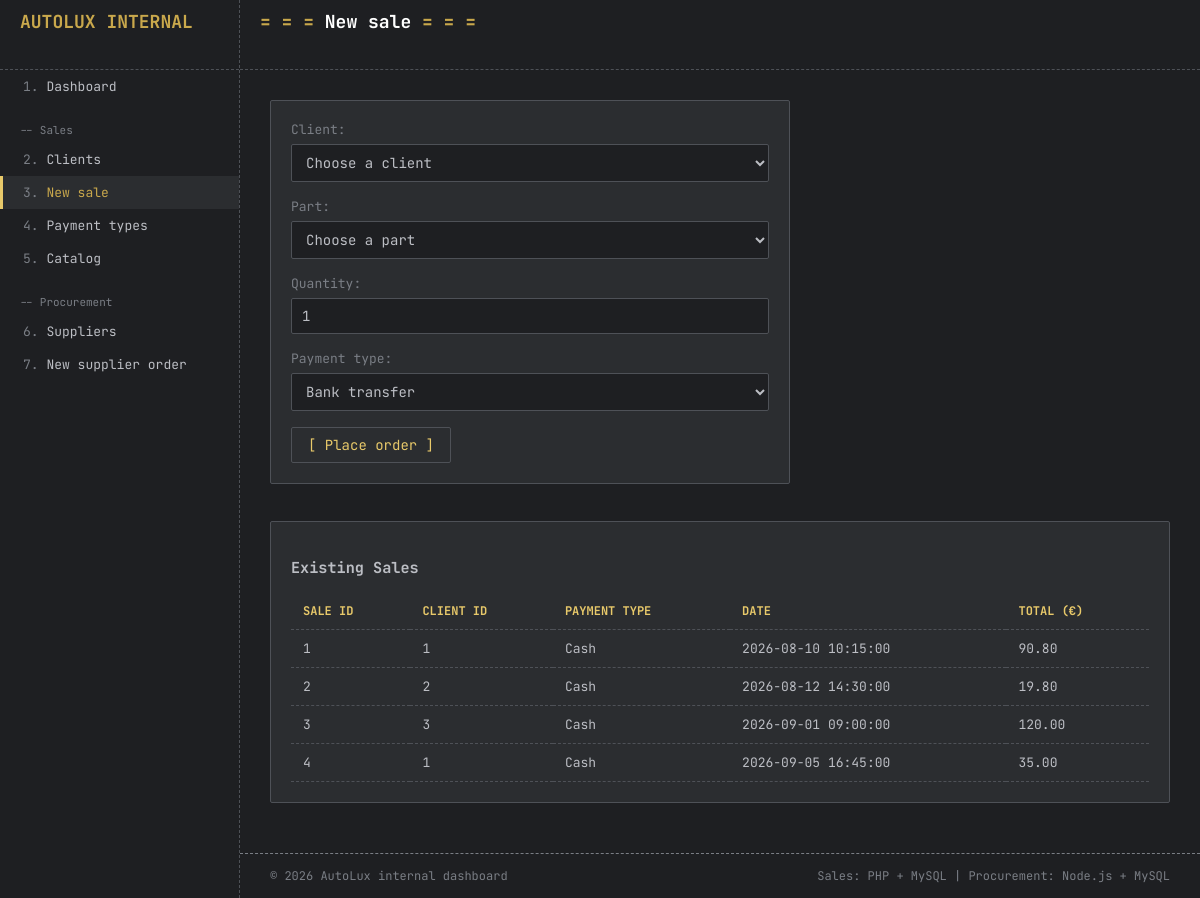
Page /Presentation/sale.php on the committed database.
### tables this page shows
CREATE TABLE `sales` (
  `id` int(11) NOT NULL AUTO_INCREMENT,
  `client_id` int(11) NOT NULL,
  `payment_type` varchar(30) NOT NULL DEFAULT 'Cash',
  `sale_date` datetime DEFAULT current_timestamp(),
  `total` decimal(10,2) NOT NULL,
  PRIMARY KEY (`id`),
  KEY `client_id` (`client_id`),
  CONSTRAINT `sales_ibfk_1` FOREIGN KEY (`client_id`) REFERENCES `clients` (`id`)
);

### Sales_backend/CRUD/payment_types_crud.php (called while the page is built, shortened)
<?php
function getAllPaymentTypes($pdo){
    $cmdRead = $pdo->query("select id, name from payment_types order by name");
    $allPaymentTypes = $cmdRead->fetchAll();
    return $allPaymentTypes;
}
?>

### Sales_backend/CRUD/sales_crud.php (called while the page is built, shortened)
<?php
function getAllSales($pdo){
    $cmdRead = $pdo->query("select id, client_id, payment_type, sale_date, total from sales");
    $allSales = $cmdRead->fetchAll();
    return $allSales;
}
?>

### Presentation/sale.php (the view, shortened to what this page needs)
<?php
require_once "../Sales_backend/db.php";
require_once "../Sales_backend/crud/sales_crud.php";
require_once "../Sales_backend/crud/payment_types_crud.php";
$paymentTypes = getAllPaymentTypes($pdo);
$sales = getAllSales($pdo);
require_once "header.php";
?>
<div class="card form-card">
    <form id="sale-form">
        <div class="form-group">
            <label>Client</label>
            <select id="client">
                <option value="">Choose a client</option>
            </select>
        </div>
        <div class="form-group">
            <label>Part</label>
            <select id="material">
                <option value="">Choose a part</option>
            </select>
        </div>
        <div class="form-group">
            <label>Quantity</label>
            <input type="number" id="quantity" min="1" value="1">
        </div>
        <div class="form-group">
            <label>Payment type</label>
            <select id="payment">
                <?php foreach ($paymentTypes as $type) { ?>
                <option value="<?php echo $type["name"]; ?>"><?php echo $type["name"]; ?></option>
                <?php } ?>
            </select>
        </div>
        <button type="submit" class="btn">Place order</button>
    </form>
</div>
<br>
<div class="card">
    <h3>Existing Sales</h3>
    <table class="data-table">
        <thead>
            <tr>
                <th>Sale ID</th>
                <th>Client ID</th>
                <th>Payment Type</th>
                <th>Date</th>
                <th>Total (€)</th>
            </tr>
        </thead>
        <tbody>
            <?php if (!empty($sales)) { ?>
                <?php foreach ($sales as $sale) { ?>
                    <tr>
                        <td><?php echo htmlspecialchars($sale["id"] ?? ''); ?></td>
                        <td><?php echo htmlspecialchars($sale["client_id"] ?? ''); ?></td>
                        <td><?php echo htmlspecialchars($sale["payment_type"] ?? ''); ?></td>
                        <td><?php echo htmlspecialchars($sale["sale_date"] ?? ''); ?></td>
                        <td><?php echo htmlspecialchars($sale["total"] ?? ''); ?></td>
                    </tr>
                <?php } ?>
            <?php } else { ?>
                <tr>
                    <td colspan="5">No sales found.</td>
                </tr>
            <?php } ?>
        </tbody>
    </table>
</div>
<?php require_once "footer.php"; ?>

### Presentation/css/style.css (style rules this page uses)
* { box-sizing: border-box; }
:root { --primary-color: #1e1f22; --secondary-color: #2b2d30; --tertiary-color: ; --text-primary: #bcbec4; --text-secondary: #7a7e85; --text-tertiary: ; --accent-gold: #c9a84c; --accent-gold-light: #e8c96a; --border-color: #4e5157; }
body { margin: 0; font-family: 'JetBrains Mono', Consolas, 'Courier New', monospace; font-size: 13px; background-color: var(--primary-color); color: var(--text-primary); }
.card { background-color: var(--secondary-color); border: 1px solid var(--border-color); border-radius: 2px; padding: 20px; margin-bottom: 20px; }
.data-table { width: 100%; border-collapse: collapse; }
.data-table th { text-align: left; color: var(--accent-gold-light); text-transform: uppercase; font-size: 12px; padding: 10px 12px; border-bottom: 1px dashed var(--border-color); }
.data-table td { padding: 10px 12px; border-bottom: 1px dashed var(--border-color); }
.form-card { max-width: 520px; }
.form-group { margin-bottom: 16px; }
.form-group label { display: block; color: var(--text-secondary); margin-bottom: 6px; }
.form-group label::after { content: ':'; }
input, select { width: 100%; padding: 8px 10px; border: 1px solid var(--border-color); border-radius: 2px; font-family: inherit; font-size: 14px; background-color: var(--primary-color); color: #bcbec4; }
.btn { display: inline-block; padding: 8px 16px; background-color: transparent; color: var(--accent-gold-light); border: 1px solid var(--border-color); border-radius: 2px; font-family: inherit; font-size: 14px; cursor: pointer; text-decoration: none; }
.btn::before { content: '[ '; }
.btn::after { content: ' ]'; }

### rows in the picture
sales: id "1", client "1", payment_type "Cash", sale_date "2026-08-10 10:15:00", total "90.80"
sales: id "2", client "2", payment_type "Cash", sale_date "2026-08-12 14:30:00", total "19.80"
sales: id "3", client "3", payment_type "Cash", sale_date "2026-09-01 09:00:00", total "120.00"
sales: id "4", client "1", payment_type "Cash", sale_date "2026-09-05 16:45:00", total "35.00"

### other values in the picture
$pageTitle "New sale"
form field value "Bank transfer"
